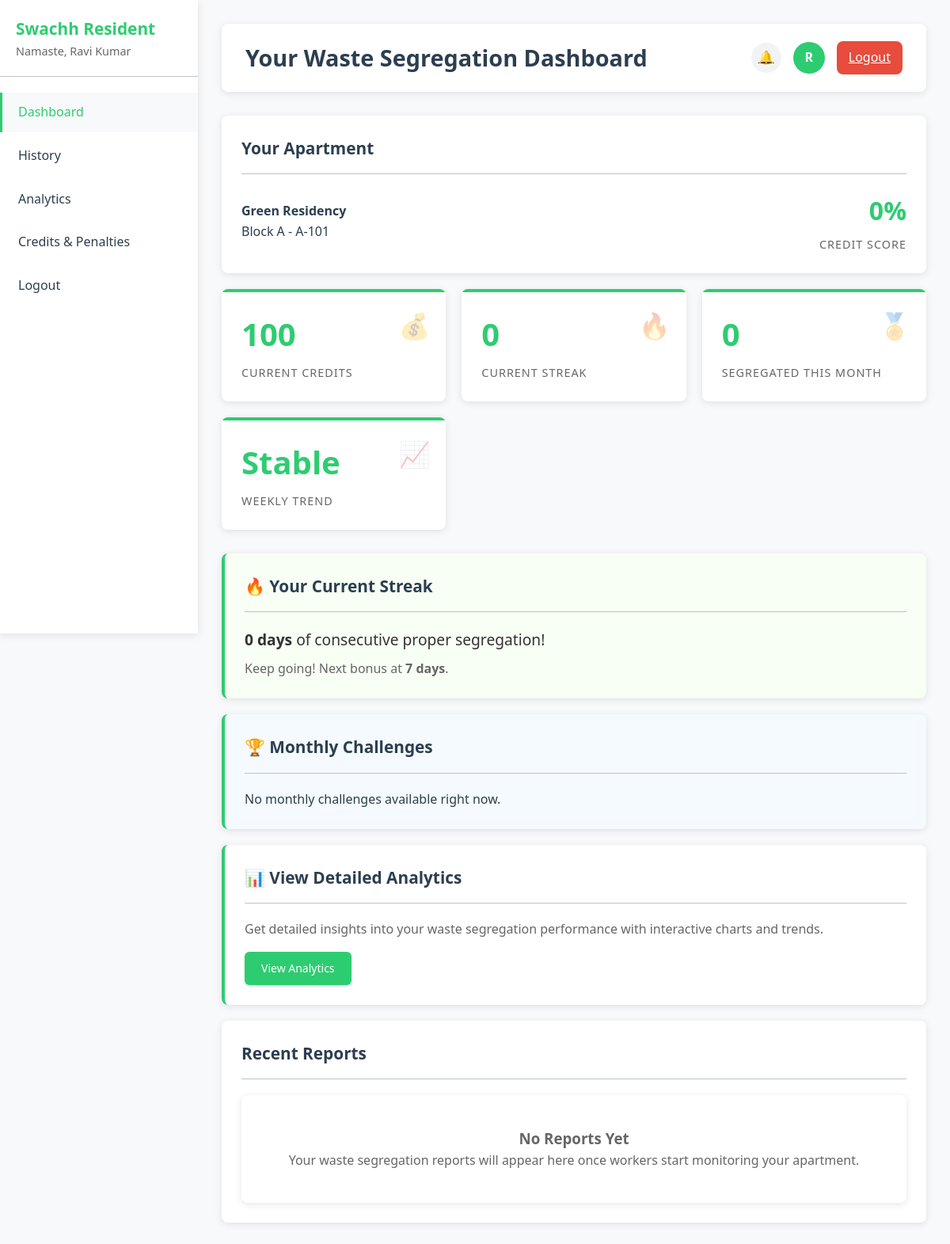
Before: /residents/dashboard.php (signed in) with the older database file.
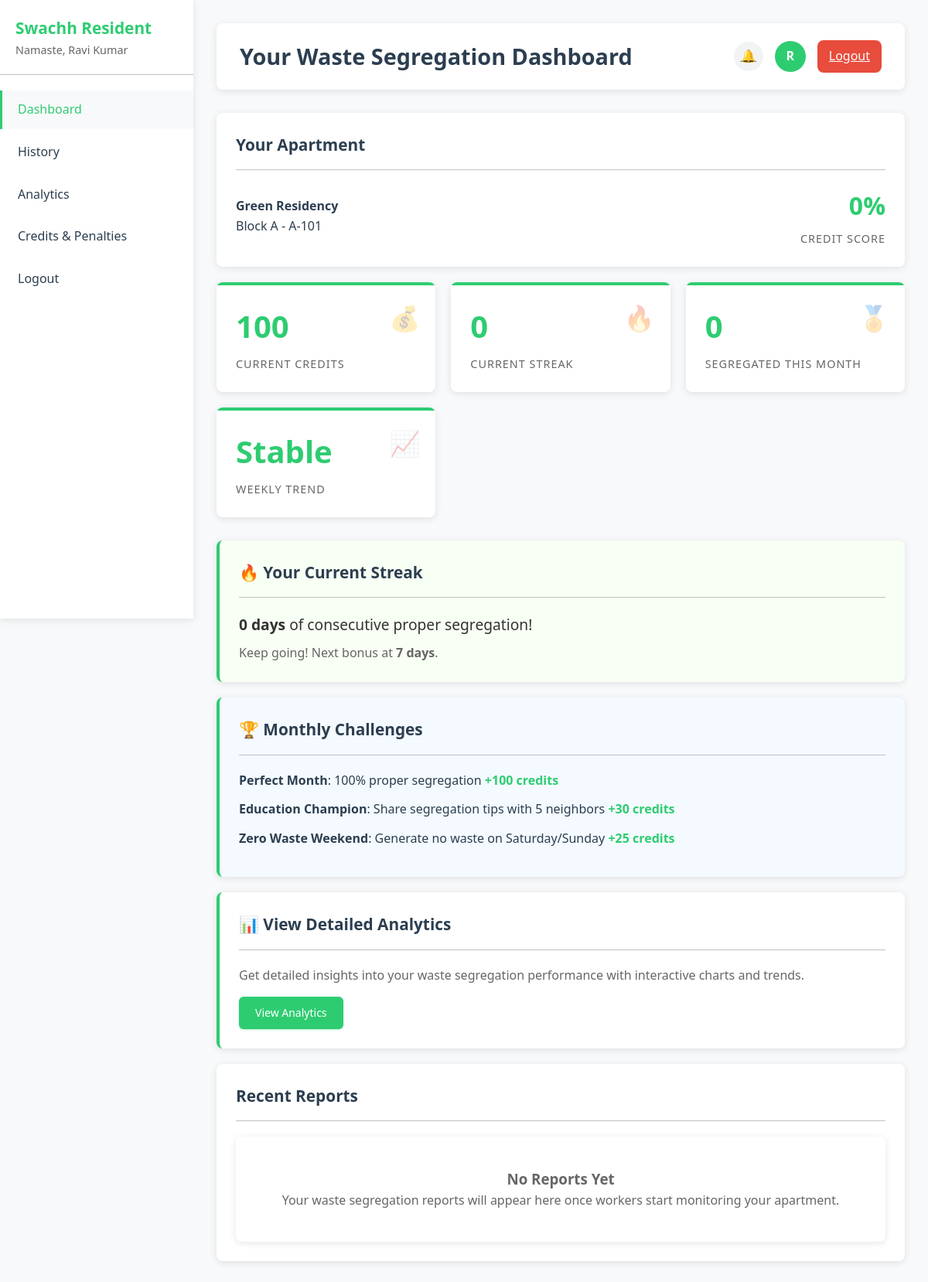
After: the same page with the newer database file.
### tables this page shows
CREATE TABLE apartments (
    id INT AUTO_INCREMENT PRIMARY KEY,
    block_id INT NOT NULL,
    apt_number VARCHAR(50) NOT NULL,
    resident_id INT DEFAULT NULL,
    FOREIGN KEY (block_id) REFERENCES blocks(id) ON DELETE CASCADE,
    FOREIGN KEY (resident_id) REFERENCES users(id) ON DELETE SET NULL
);

CREATE TABLE societies (
    id INT AUTO_INCREMENT PRIMARY KEY,
    name VARCHAR(100) NOT NULL
);

CREATE TABLE blocks (
    id INT AUTO_INCREMENT PRIMARY KEY,
    society_id INT NOT NULL,
    name VARCHAR(100) NOT NULL,
    FOREIGN KEY (society_id) REFERENCES societies(id) ON DELETE CASCADE
);

CREATE TABLE users (
    id INT AUTO_INCREMENT PRIMARY KEY,
    name VARCHAR(100) NOT NULL,
    email VARCHAR(100) UNIQUE NOT NULL,
    password VARCHAR(255) NOT NULL,
    role ENUM('worker','resident') NOT NULL,
    credits INT DEFAULT 100,
    created_at TIMESTAMP DEFAULT CURRENT_TIMESTAMP
);

CREATE TABLE IF NOT EXISTS monthly_challenges (
    id INT AUTO_INCREMENT PRIMARY KEY,
    title VARCHAR(100) NOT NULL,
    description TEXT NOT NULL,
    reward INT NOT NULL,
    month INT NOT NULL,
    year INT NOT NULL,
    active TINYINT(1) DEFAULT 1,
    created_at TIMESTAMP DEFAULT CURRENT_TIMESTAMP
);

### residents/dashboard.php (the view, shortened to what this page needs)
<?php
require_once "../db.php";
$resident_id = $_SESSION["user_id"];
$resident_name = $_SESSION["user_name"];
$current_month = (int)date('n');
$current_year = (int)date('Y');
$stmt = $pdo->prepare("SELECT title, description, reward FROM monthly_challenges WHERE active=1 AND month=? AND year=? ORDER BY id DESC");
$stmt->execute([$current_month, $current_year]);
$monthly_challenges = $stmt->fetchAll(PDO::FETCH_ASSOC);
$stmt = $pdo->prepare("
    SELECT a.id, a.apt_number, b.name AS block_name, s.name AS society_name
    FROM apartments a
    JOIN blocks b ON a.block_id = b.id
    JOIN societies s ON b.society_id = s.id
    WHERE a.resident_id = ?
");
$stmt->execute([$resident_id]);
$apartment = $stmt->fetch(PDO::FETCH_ASSOC);
$reports = [];
if ($apartment) {
    $stmt = $pdo->prepare("SELECT status, report_date FROM segregation_reports WHERE apartment_id=? ORDER BY report_date DESC");
    $stmt->execute([$apartment["id"]]);
    $reports = $stmt->fetchAll(PDO::FETCH_ASSOC);
}
$monthly = ["segregated"=>0,"partial"=>0,"not"=>0,"no_waste"=>0];
$streak = 0;
$stmt = $pdo->prepare("SELECT credits FROM users WHERE id=?");
$stmt->execute([$resident_id]);
$credits = $stmt->fetchColumn();
$credit_score = 0;
$recent_reports = array_slice($reports, 0, 10);
$trend = "stable";
?>
<!DOCTYPE html>
<html lang="en">
<head>
    <link rel="stylesheet" href="../css/style.css">
</head>
<body>
    <div class="dashboard-container">
        <div class="sidebar">
            <div class="sidebar-header">
                <h3>Swachh Resident</h3>
                <p>Namaste, <?php echo htmlspecialchars($resident_name); ?></p>
            </div>
            <ul class="sidebar-menu">
				<li><a href="#" class="active">Dashboard</a></li>
				<li><a href="history.php">History</a></li>
				<li><a href="analytics.php">Analytics</a></li>
				<li><a href="credits.php">Credits & Penalties</a></li>
				<li><a href="../api/logout.php">Logout</a></li>
            </ul>
        </div>
        <div class="main-content">
            <div class="content-header">
                <h1>Your Waste Segregation Dashboard</h1>
                <div class="user-info">
                    <a href="notifications.php" class="notif-bell" title="Notifications">
                        🔔
                    </a>
                    <div class="user-avatar"><?php echo strtoupper(substr($resident_name, 0, 1)); ?></div>
                    <a href="../api/logout.php" class="logout-btn">Logout</a>
                </div>
            </div>
            <div class="card">
                <div class="card-header">
                    <h3>Your Apartment</h3>
                </div>
                <div style="display: flex; justify-content: space-between; align-items: center;">
                    <div>
                        <?php if ($apartment): ?>
                        <h4><?php echo htmlspecialchars($apartment["society_name"]); ?></h4>
                        <p><?php echo htmlspecialchars($apartment["block_name"] . " - " . $apartment["apt_number"]); ?></p>
                        <?php else: ?>
                        <h4>Not Assigned</h4>
                        <p>Apartment assignment pending</p>
                        <?php endif; ?>
                    </div>
                    <div style="text-align: right;">
                        <div class="stat-value" style="font-size: 2rem; color: var(--primary-color);"><?php echo round($credit_score, 1); ?>%</div>
                        <div class="stat-label">Credit Score</div>
                    </div>
                </div>
            </div>
            <div class="stats-grid">
                <div class="stat-card">
                    <div class="stat-icon">💰</div>
                    <div class="stat-value"><?php echo $credits; ?></div>
                    <div class="stat-label">Current Credits</div>
                </div>
                <div class="stat-card">
                    <div class="stat-icon">🔥</div>
                    <div class="stat-value"><?php echo $streak; ?></div>
                    <div class="stat-label">Current Streak</div>
                </div>
                <div class="stat-card">
                    <div class="stat-icon">🏅</div>
                    <div class="stat-value"><?php echo $monthly["segregated"]; ?></div>
                    <div class="stat-label">Segregated This Month</div>
                </div>
                <div class="stat-card">
                    <div class="stat-icon">📈</div>
                    <div class="stat-value"><?php echo ucfirst($trend); ?></div>
                    <div class="stat-label">Weekly Trend</div>
                </div>
            </div>
            <div class="card" style="border-left: 4px solid var(--primary-color); background: #f8fff4; margin-bottom: 20px;">
                <div class="card-header">
                    <h3>🔥 Your Current Streak</h3>
                </div>
                <div style="font-size: 1.2rem; color: #333;">
                    <strong><?php echo $streak; ?> days</strong> of consecutive proper segregation!
                </div>
                <div style="margin-top: 8px; color: #666;">
                    <?php if ($streak < 7): ?>
                        Keep going! Next bonus at <strong>7 days</strong>.
                    <?php elseif ($streak < 30): ?>
                        Great job! Next bonus at <strong>30 days</strong>.
                    <?php elseif ($streak < 90): ?>
                        Amazing! Next bonus at <strong>90 days</strong>.
                    <?php else: ?>
                        You're a streak legend!
                    <?php endif; ?>
                </div>
            </div>
            <div class="card" style="border-left: 4px solid var(--primary-color); background: #f4faff; margin-bottom: 20px;">
                <div class="card-header">
                    <h3>🏆 Monthly Challenges</h3>
                </div>
                <ul style="list-style: none; padding-left: 0;">
                    <?php if (!empty($monthly_challenges)): ?>
                        <?php foreach ($monthly_challenges as $challenge): ?>
                        <li style="margin-bottom: 12px;">
                            <strong><?php echo htmlspecialchars($challenge['title']); ?></strong>:
                            <span><?php echo htmlspecialchars($challenge['description']); ?></span>
                            <span style="color: var(--primary-color); font-weight: bold;">+<?php echo htmlspecialchars($challenge['reward']); ?> credits</span>
                        </li>
                        <?php endforeach; ?>
                    <?php else: ?>
                        <li>No monthly challenges available right now.</li>
                    <?php endif; ?>
                </ul>
            </div>
            <?php if ($apartment): ?>
            <div class="card" style="border-left: 4px solid var(--primary-color);">
                <div class="card-header">
                    <h3>📊 View Detailed Analytics</h3>
                </div>
                <p style="color: #666; margin-bottom: 15px;">
                    Get detailed insights into your waste segregation performance with interactive charts and trends.
                </p>
                <a href="analytics.php" class="btn btn-action btn-primary">View Analytics</a>
            </div>
            <?php endif; ?>
            <div class="card">
                <div class="card-header">
                    <h3>Recent Reports</h3>
                </div>
                <div class="table-container">
                    <?php if (!empty($recent_reports)): ?>
                    <table>
                        <thead>
                            <tr>
                                <th>Date</th>
                                <th>Status</th>
                                <th>Days Ago</th>
                            </tr>
                        </thead>
                        <tbody>
                            <?php foreach ($recent_reports as $report): ?>
                            <tr>
                                <td><?php echo date('M d, Y', strtotime($report['report_date'])); ?></td>
                                <td>
                                    <span class="status-badge status-<?php echo $report['status']; ?>">
                                        <?php echo ucfirst(str_replace('_', ' ', $report['status'])); ?>
                                    </span>
                                </td>
                                <td>
                                    <?php
                                    $days_ago = (new DateTime())->diff(new DateTime($report['report_date']))->days;
                                    echo $days_ago == 0 ? 'Today' : ($days_ago == 1 ? 'Yesterday' : $days_ago . ' days ago');
                                    ?>
                                </td>
                            </tr>
                            <?php endforeach; ?>
                        </tbody>
                    </table>
                    <?php else: ?>
                    <div style="text-align: center; padding: 40px; color: #666;">
                        <h3><?php echo $apartment ? 'No Reports Yet' : 'No Apartment Assigned'; ?></h3>
                        <p>
                            <?php if ($apartment): ?>
                                Your waste segregation reports will appear here once workers start monitoring your apartment.
                            <?php else: ?>
                                Once your apartment is assigned by admin, your reports will appear here.
                            <?php endif; ?>
                        </p>
                    </div>
                    <?php endif; ?>
                </div>
            </div>
        </div>
    </div>
</body>
</html>

Changed rows visible on the page:
added monthly_challenges: title "Perfect Month", description "100% proper segregation", reward "100"
added monthly_challenges: title "Education Champion", description "Share segregation tips with 5 neighbors", reward "30"
added monthly_challenges: title "Zero Waste Weekend", description "Generate no waste on Saturday/Sunday", reward "25"
Other visible differences:
text no longer shown: "No monthly challenges available right now."
